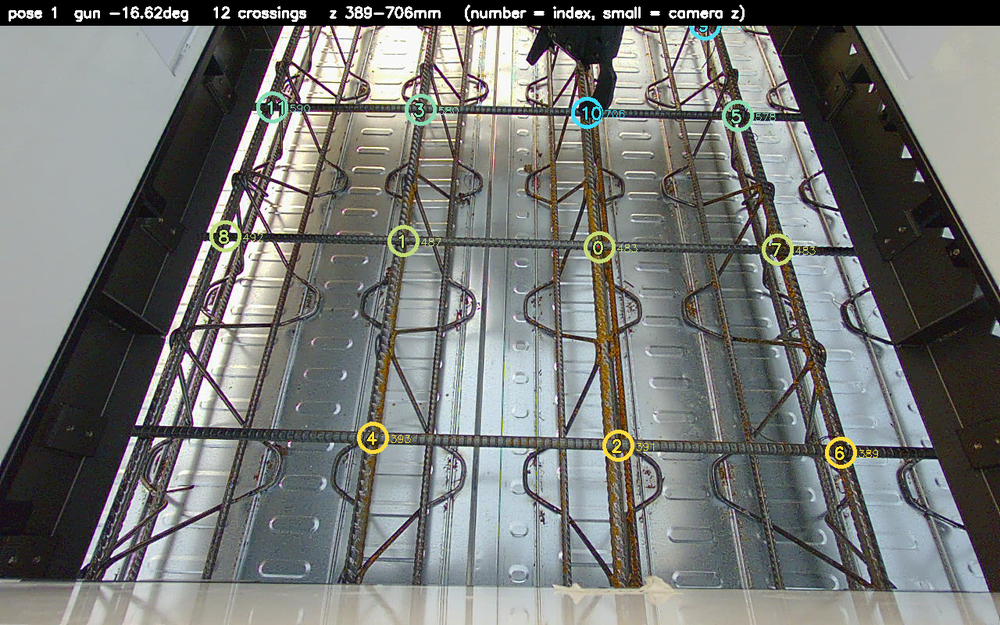
#> input picture data/calibration/snapshot.png, 1000 x 625 px, shrunk from 1280 x 800 before the run, given in place of calibration, which was not available
$ python test_rebar_grid_algo.py --images ../../data/calibration   (older library calls are emulated)
#> lines starting #> are read from the running program, lines starting #| are printed output that depends on the picture; after the words box and inside, x2 and y2 are one past the last pixel; in counts of white or black regions, pixels touching at a corner belong together; pictures that were not available may be replaced by others from this repository, and a replacement may not be noted
#!/usr/bin/env python3
"""
철근 격자 검출 알고리즘 테스트 (headless 배치)

목적: 노드로 만들기 전에 순수 CV 알고리즘을 저장된 전방 카메라 이미지로 검증한다.
주행제어 보조 4대 목표:
  1) 직진/정렬 가이드  - 가로철근 평균 기울기 → heading 오차
  2) 접근 정렬        - 세로 방향(트러스 중심선) → lateral 오프셋
  3) 이동거리 산출     - 가로철근 간격/카운트 × 배근 피치
  4) 배근 철근 누적 카운팅 - 가로철근 개수

이 장면은 "트러스거더 데크플레이트"라 세로는 트러스 대각재/데크 리브와
섞여 어렵고, **가로철근(횡방향)이 가장 신뢰도 높은 신호**다. 따라서
1차 알고리즘은 가로철근 검출/카운팅을 핵심으로 한다.

사용:
    python3 test_rebar_grid_algo.py                     # 기본 폴더 전체 처리
    python3 test_rebar_grid_algo.py -i img1.png img2.png
    python3 test_rebar_grid_algo.py --outdir /tmp/out

결과: <outdir>/<name>_montage.png (원본+검출 | 엣지) 저장 + 콘솔 요약.
GUI 불필요(imshow 없음) → 서버/헤드리스에서 동작.
"""

import argparse
import glob
import json
import os
import math

import cv2
import numpy as np

# ==========================================================================
#  튜닝 파라미터 (여기만 고치면서 반복)
# ==========================================================================
PARAMS = {
    # ROI: 전방 지면 격자 영역만 (상단=지평선/장비, 비율 0~1)
    "roi_top": 0.18,
    "roi_bottom": 0.98,

    # 전처리
    "clahe_clip": 2.0,
    "clahe_grid": 8,
    "blur": 5,
    "canny_low": 40,
    "canny_high": 120,
    "close_ksize": 3,          # 가로선 연결용 수평 모폴로지 (0=off)

    # Hough
    "hough_thresh": 50,
    "min_len_ratio": 0.18,     # 최소 선분 길이 = ROI폭 * 이 비율
    "max_gap": 25,

    # 가로철근(rung) 판정
    "horiz_angle_tol": 18.0,   # |angle| < tol → 가로
    "rung_merge_px": 22,       # 같은 rung으로 병합할 y 간격
    "rung_min_span": 0.35,     # rung이 ROI폭에서 차지할 최소 비율

    # 세로/트러스(rail) 판정 (참고용)
    "vert_angle_min": 55.0,    # |angle| > 이 값 → 세로(급경사)

    # v2 방향성 필터
    "v2_open_kernel_ratio": 0.05,   # open 커널(대각/수직 제거), ROI폭 * 값
    "v2_close_kernel_ratio": 0.15,  # close 커널(끊긴 철근 잇기)
    "v2_bin_thresh": 35,            # 수평맵 이진화 임계
    "v2_row_smooth": 5,             # 행 투영 스무딩 창
    "v2_peak_min_ratio": 0.15,      # 피크 최소 폭 = ROI폭 * 값
    "v2_ignore_bottom_ratio": 0.05, # 하단 데크모서리 밴드 제외 비율
    "method": "v2",                 # "v1"(Hough) 또는 "v2"(방향성)
}


# [13 lines left out: function preprocess, not called in this run]


# ==========================================================================
#  v2: 방향성 필터 기반 가로철근 검출 (대각재 노이즈에 강건)
#  원리: 수평 철근은 "수직 그래디언트(Sobel_y)"가 강함. 이를 긴 수평
#        커널로 강조 → 행 투영(row projection) 피크 = 가로철근.
#        대각 트러스는 행마다 흩어져 피크를 만들지 않음.
# ==========================================================================
def detect_v2(roi, p):
    rh, rw = roi.shape[:2]
    gray = cv2.cvtColor(roi, cv2.COLOR_BGR2GRAY)
    clahe = cv2.createCLAHE(clipLimit=p["clahe_clip"],
                            tileGridSize=(p["clahe_grid"], p["clahe_grid"]))
    gray = clahe.apply(gray)
    gray = cv2.GaussianBlur(gray, (5, 5), 0)

    # 1) 수직 그래디언트(수평 엣지 강조)
    sob = cv2.Sobel(gray, cv2.CV_32F, 0, 1, ksize=3)
    mag = np.abs(sob)
    mag = cv2.normalize(mag, None, 0, 255, cv2.NORM_MINMAX).astype(np.uint8)

    # 2) open: 짧은 수평 커널로 대각/수직 구조 제거 (가로철근은 보존)
    klen = max(9, int(rw * p["v2_open_kernel_ratio"]) | 1)
    hkernel = cv2.getStructuringElement(cv2.MORPH_RECT, (klen, 1))
    horiz_map = cv2.morphologyEx(mag, cv2.MORPH_OPEN, hkernel)

    # 3) 이진화
    _, binmap = cv2.threshold(horiz_map, p["v2_bin_thresh"], 255,
                              cv2.THRESH_BINARY)

    # 4) close: 긴 수평 커널로 끊긴 철근 조각을 이음
    clen = max(11, int(rw * p["v2_close_kernel_ratio"]) | 1)
    ckernel = cv2.getStructuringElement(cv2.MORPH_RECT, (clen, 1))
    binmap = cv2.morphologyEx(binmap, cv2.MORPH_CLOSE, ckernel)

    # 5) 행 투영: 각 행의 수평구조 픽셀 수
    row_score = binmap.sum(axis=1) / 255.0
    ksm = np.ones(p["v2_row_smooth"]) / p["v2_row_smooth"]
    row_score_s = np.convolve(row_score, ksm, mode="same")

    # 6) 피크 검출 (국소 최대 + 최소 폭). 하단 데크모서리 밴드는 제외
    min_pix = rw * p["v2_peak_min_ratio"]
    ignore_y = rh * (1.0 - p["v2_ignore_bottom_ratio"])
    peaks = []
    md = p["rung_merge_px"]
    for y in range(rh):
        if y >= ignore_y:
            continue
        s = row_score_s[y]
        if s < min_pix:
            continue
        lo, hi = max(0, y - md), min(rh, y + md + 1)
        if s >= row_score_s[lo:hi].max() - 1e-6:
            if not peaks or (y - peaks[-1][0]) > md:
                peaks.append((y, s))
            elif s > peaks[-1][1]:
                peaks[-1] = (y, s)

    # 6) 각 피크의 수평 span/각도 산출
    rungs = []
    for y, s in peaks:
        band = binmap[max(0, y - md // 2):y + md // 2 + 1, :]
        cols = np.where(band.any(axis=0))[0]
        if len(cols) < 2:
            continue
        x1, x2 = int(cols.min()), int(cols.max())
        if (x2 - x1) / rw < p["rung_min_span"]:
            continue
        # 밴드 내 픽셀로 각도(기울기) 추정
        ys_p, xs_p = np.where(band > 0)
        angle = 0.0
        if len(xs_p) > 10 and xs_p.ptp() > 5:
            a = np.polyfit(xs_p, ys_p, 1)[0]      # dy/dx
            angle = math.degrees(math.atan(a))
        rungs.append(dict(y=float(y), x1=x1, x2=x2, angle=angle,
                          score=float(s)))
    return dict(edges=binmap, rungs=rungs, horiz=[], vert=[], diag=[],
                row_score=row_score_s)


# [62 lines left out: functions line_angle, detect, cluster_rungs, not called in this run]


def analyze(rungs, rw):
    """4대 목표용 지표 산출."""
    out = dict(count=len(rungs), heading_deg=0.0,
               spacings=[], lateral_px=0.0)
    if rungs:
        out["heading_deg"] = float(np.median([r["angle"] for r in rungs]))
        ys = sorted(r["y"] for r in rungs)
        out["spacings"] = [round(ys[i + 1] - ys[i], 1)
                           for i in range(len(ys) - 1)]
        # rung 중심 x의 중앙값 vs ROI 중심 → 대략적 lateral
        cxs = [(r["x1"] + r["x2"]) / 2.0 for r in rungs]
        out["lateral_px"] = float(np.median(cxs) - rw / 2.0)
    return out


def draw(img, x0, y0, res, metric, p):
    vis = img.copy()
    rh, rw = res["edges"].shape[:2]
    cv2.rectangle(vis, (x0, y0), (x0 + rw, y0 + rh), (90, 90, 90), 1)

    # 트러스 대각재(참고) - 얇은 회색
    for l in res["diag"]:
        a, b, c, d = l["pts"]
        cv2.line(vis, (x0 + a, y0 + b), (x0 + c, y0 + d), (110, 110, 110), 1)
    # 세로/트러스 급경사 - 파랑
    for l in res["vert"]:
        a, b, c, d = l["pts"]
        cv2.line(vis, (x0 + a, y0 + b), (x0 + c, y0 + d), (255, 160, 0), 1)
    # 가로철근(rung) - 초록 굵게 + 번호
    for i, r in enumerate(res["rungs"]):
        yy = int(y0 + r["y"])
        cv2.line(vis, (x0 + r["x1"], yy), (x0 + r["x2"], yy), (0, 230, 0), 3)
        cv2.putText(vis, f"{i}", (x0 + r["x1"] - 22, yy + 5),
                    cv2.FONT_HERSHEY_SIMPLEX, 0.6, (0, 230, 0), 2)

    # HUD
    hud = [
        f"rungs(count):{metric['count']}  heading:{metric['heading_deg']:+.1f}deg",
        f"spacing_px:{metric['spacings']}",
        f"lateral_px:{metric['lateral_px']:+.0f}  "
        f"vert:{len(res['vert'])} diag:{len(res['diag'])}",
    ]
    cv2.rectangle(vis, (0, 0), (vis.shape[1], 82), (0, 0, 0), -1)
    for i, t in enumerate(hud):
        cv2.putText(vis, t, (10, 24 + i * 26), cv2.FONT_HERSHEY_SIMPLEX,
                    0.6, (0, 255, 255), 2)
    return vis


def montage(vis, edges, x0, y0):
    """원본+검출 위, 엣지(ROI) 아래로 세로 몽타주."""
    h, w = vis.shape[:2]
    edges_bgr = cv2.cvtColor(edges, cv2.COLOR_GRAY2BGR)
    # ROI 엣지를 전체폭 캔버스에 배치
    canvas = np.zeros((edges.shape[0], w, 3), np.uint8)
    canvas[:, x0:x0 + edges.shape[1]] = edges_bgr
    return np.vstack([vis, canvas])


def process_one(path, outdir, p):
    img = cv2.imread(path)
    if img is None:
        print(f"  ! 읽기 실패: {path}")
        return None
    h, w = img.shape[:2]
    y0, y1 = int(h * p["roi_top"]), int(h * p["roi_bottom"])
    x0, x1 = 0, w
    roi = img[y0:y1, x0:x1]

    res = detect_v2(roi, p) if p.get("method") == "v2" else detect(roi, p)
    metric = analyze(res["rungs"], roi.shape[1])
    vis = draw(img, x0, y0, res, metric, p)
    mont = montage(vis, res["edges"], x0, y0)

    name = os.path.splitext(os.path.basename(path))[0]
    os.makedirs(outdir, exist_ok=True)
    out_png = os.path.join(outdir, f"{name}_montage.png")
    cv2.imwrite(out_png, mont)

    print(f"  {name}: count={metric['count']} "
          f"heading={metric['heading_deg']:+.1f} "
          f"spacing={metric['spacings']} lat={metric['lateral_px']:+.0f} "
          f"(vert={len(res['vert'])},diag={len(res['diag'])}) -> {out_png}")
    return metric


def main():
    ap = argparse.ArgumentParser()
    default_glob = os.path.join(os.path.dirname(os.path.abspath(__file__)),
                                "..", "..", "data", "vision_test",
                                "rebar_lines", "*original*.png")
    ap.add_argument("-i", "--images", nargs="+", default=None,
                    help="입력 이미지들 (기본: rebar_lines/*original*.png)")
    ap.add_argument("--outdir", default="/tmp/rebar_grid_test",
                    help="결과 저장 폴더")
    args = ap.parse_args()

    images = args.images if args.images else sorted(glob.glob(default_glob))
    if not images:
        print("입력 이미지 없음.")
        return

    print(f"파라미터: {json.dumps(PARAMS)}")
    print(f"이미지 {len(images)}장 처리 → {args.outdir}\n")
    metrics = []
    for path in images:
        m = process_one(path, args.outdir, PARAMS)
#> in process_one, img is the input picture: shape (625, 1000, 3); mean B, G, R 116.4, 118.9, 117.2
#> in detect_v2, `gray = cv2.GaussianBlur(gray, (5, 5), 0)`:
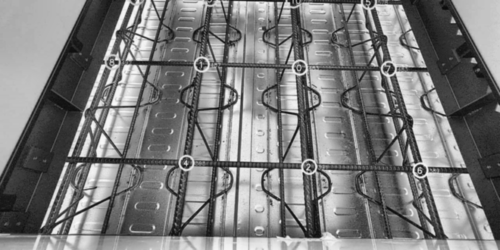
#> gray: shape (500, 1000) (shown at 1/2 size); min 8, max 252, mean 123.9
#> in detect_v2, `sob = cv2.Sobel(gray, cv2.CV_32F, 0, 1, ksize=3)`:
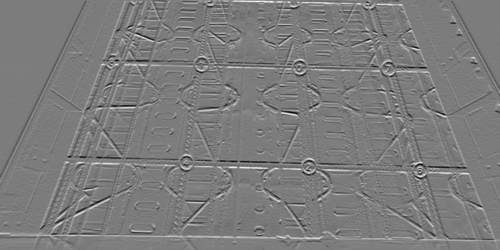
#> sob: shape (500, 1000) float32 (shown at 1/2 size); min -566, max 595, mean 1.4; drawn with min black and max white
#> in detect_v2, `binmap = cv2.morphologyEx(binmap, cv2.MORPH_CLOSE, ckernel)`:
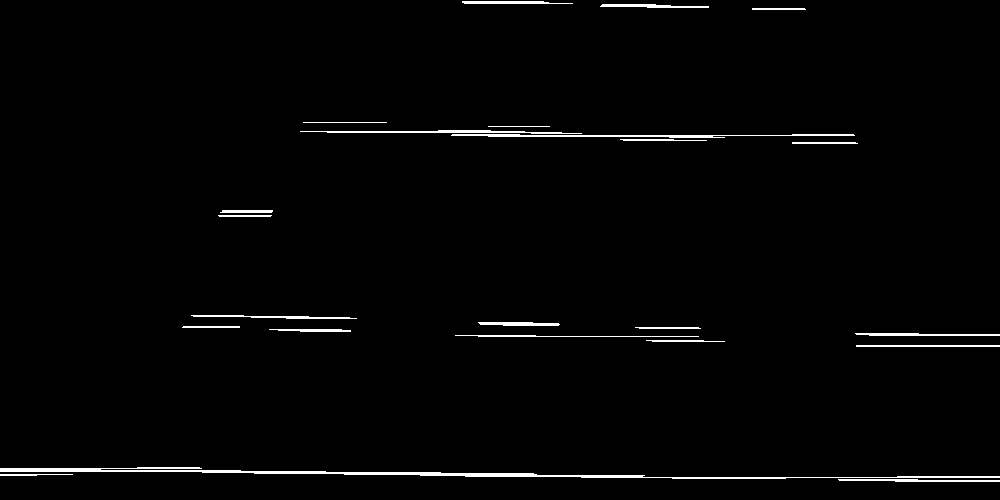
#> binmap: shape (500, 1000); 1.6% white; 23 white regions, largest, box (x1, y1, x2, y2) and area: (0, 467, 1000, 479) 2684, (451, 134, 855, 138) 815, (300, 130, 582, 134) 564
#> in detect_v2, `row_score = binmap.sum(axis=1) / 255.0`: row_score = 500 values, max 419 at index 477, min 0 at index 0, mean 15.96
#> in detect_v2, `row_score_s = np.convolve(row_score, ksm, mode="same")`: row_score_s = 500 values, max 301.6 at index 475, min 0 at index 12, mean 15.93
#> the loop in detect_v2, `for y in range(rh):` made 500 passes
#> s on passes 1 to 3: 33.8, 55.6, 66.4
#> after the loop in detect_v2, `for y in range(rh):`: peaks = [(133, 209)]
#> the loop in detect_v2, `for y, s in peaks:` made 1 pass
#> (y, s, x1, x2, angle, a) on pass 1: (133, 209, 300, 857, 1.21, 0.021)
#> after the loop in detect_v2, `for y, s in peaks:`: rungs = 1 item
#> in process_one, `res = detect_v2(roi, p) if p.get("method") == "v2" else detect(roi, p)`: res = 6 items
#> in process_one, `metric = analyze(res["rungs"], roi.shape[1])`: metric = {'count': 1, 'heading_deg': 1.21, 'spacings': [], 'lateral_px': 78.5}
#> the loop in draw, `for i, r in enumerate(res["rungs"]):` made 1 pass
#> yy on pass 1: 245
#> after the loop in draw, `for i, r in enumerate(res["rungs"]):`:
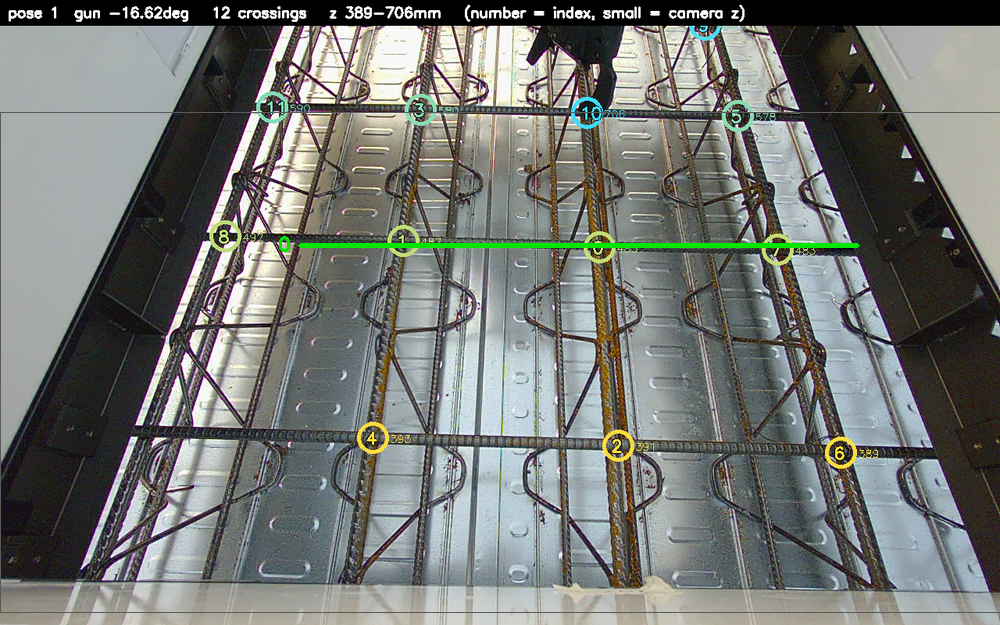
#> vis: shape (625, 1000, 3); mean B, G, R 115.8, 119.3, 116.6
#> in draw, `hud = [ f"rungs(count):{metric['count']}  heading:{metric['heading_deg..`: hud = ['rungs(count):1  heading:+1.2deg', 'spacing_px:[]', 'lateral_px:+78  vert:0 diag:0']
#> in draw, `cv2.rectangle(vis, (0, 0), (vis.shape[1], 82), (0, 0, 0), -1)`:
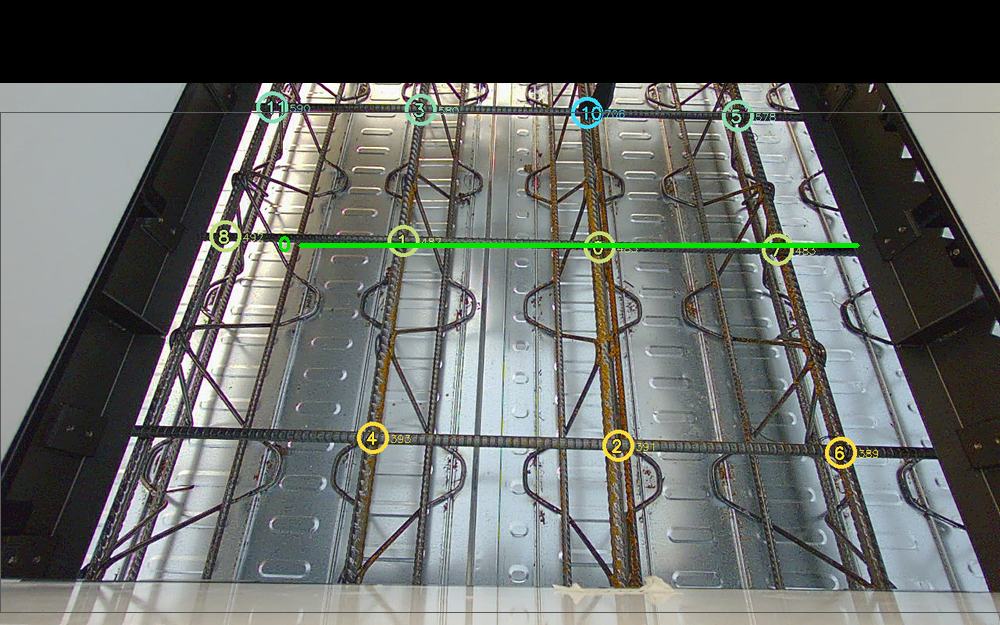
#> vis: shape (625, 1000, 3); 10.37% of pixels changed, all inside (x1, y1, x2, y2) = (0, 2, 1000, 83)
#> the loop in draw, `for i, t in enumerate(hud):` made 3 passes
#> t on passes 1 to 3: 'rungs(count):1  heading:+1.2deg', 'spacing_px:[]', 'lateral_px:+78  vert:0 diag:0'
#> after the loop in draw, `for i, t in enumerate(hud):`:
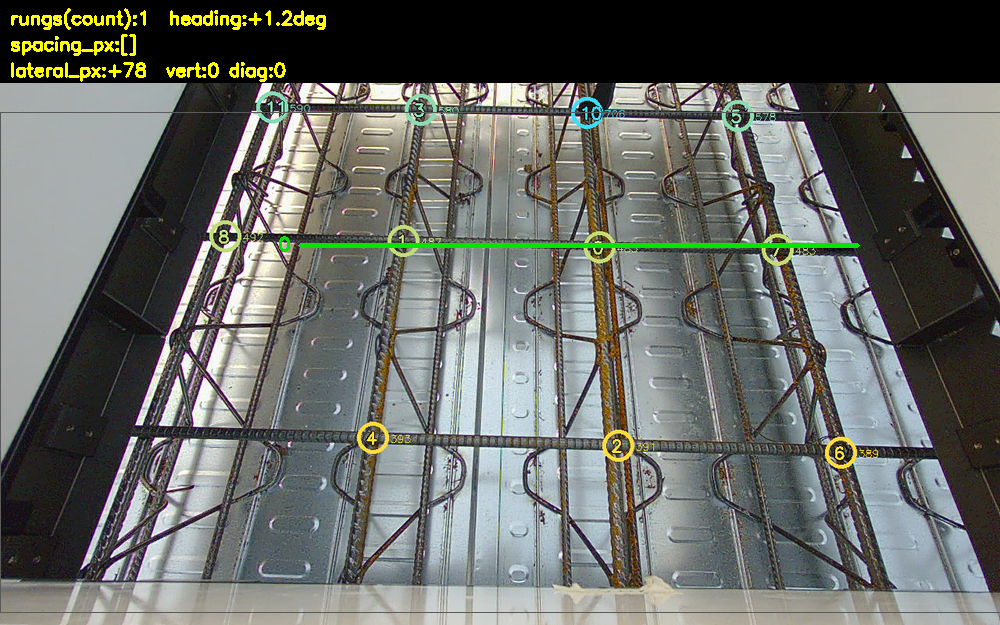
#> vis: shape (625, 1000, 3); 0.76% of pixels changed, all inside (x1, y1, x2, y2) = (11, 8, 326, 82)
#> in montage, `return np.vstack([vis, canvas])`:
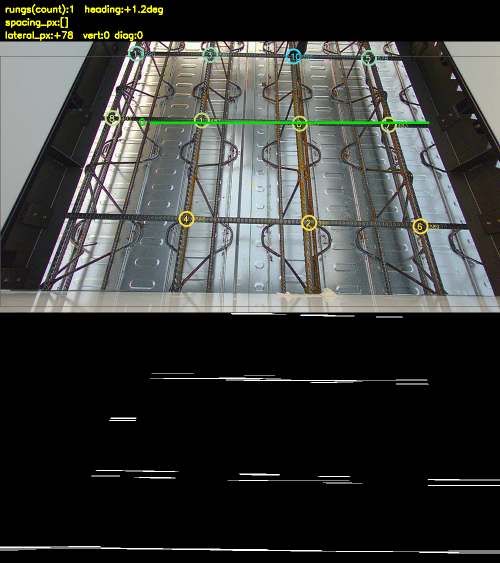
#> returned value: shape (1125, 1000, 3) (shown at 1/2 size); mean of channels 0, 1, 2 58.2, 60.9, 59.4; drawn as B, G, R
#> (printed output is left out)
#> m has the same summary as metric in process_one
        if m:
            metrics.append(m)

    if metrics:
        counts = [m["count"] for m in metrics]
#> counts = [1]
        print(f"\n요약: rung count 평균={np.mean(counts):.1f} "
              f"min={min(counts)} max={max(counts)}")
#| 요약: rung count 평균=1.0 min=1 max=1


if __name__ == "__main__":
    main()
